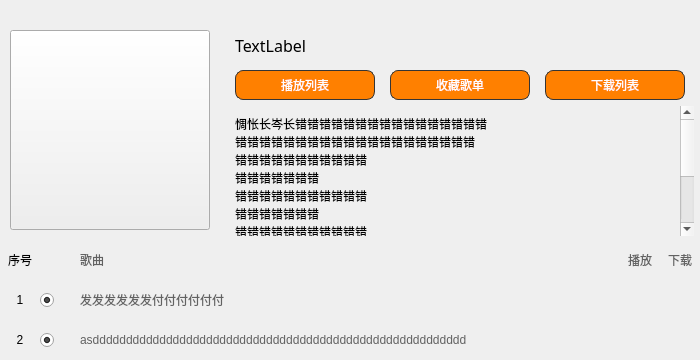
<?xml version="1.0" encoding="UTF-8"?>
<ui version="4.0">
 <class>song_list</class>
 <widget class="QWidget" name="song_list">
  <property name="geometry">
   <rect>
    <x>0</x>
    <y>0</y>
    <width>700</width>
    <height>360</height>
   </rect>
  </property>
  <property name="minimumSize">
   <size>
    <width>700</width>
    <height>0</height>
   </size>
  </property>
  <property name="maximumSize">
   <size>
    <width>700</width>
    <height>16777215</height>
   </size>
  </property>
  <property name="windowTitle">
   <string>Form</string>
  </property>
  <property name="styleSheet">
   <string notr="true">

QFrame{
	border:none;
}
QPushButton:hover{  
	padding-bottom:2px; 
}

</string>
  </property>
  <layout class="QVBoxLayout" name="verticalLayout_song_list">
   <property name="spacing">
    <number>0</number>
   </property>
   <property name="leftMargin">
    <number>0</number>
   </property>
   <property name="topMargin">
    <number>20</number>
   </property>
   <property name="rightMargin">
    <number>0</number>
   </property>
   <property name="bottomMargin">
    <number>0</number>
   </property>
   <item>
    <widget class="QFrame" name="song_list_top">
     <property name="maximumSize">
      <size>
       <width>16777215</width>
       <height>220</height>
      </size>
     </property>
     <property name="frameShape">
      <enum>QFrame::StyledPanel</enum>
     </property>
     <property name="frameShadow">
      <enum>QFrame::Raised</enum>
     </property>
     <layout class="QHBoxLayout" name="horizontalLayout_song_list_bottom">
      <property name="spacing">
       <number>0</number>
      </property>
      <property name="leftMargin">
       <number>0</number>
      </property>
      <property name="topMargin">
       <number>0</number>
      </property>
      <property name="rightMargin">
       <number>0</number>
      </property>
      <property name="bottomMargin">
       <number>0</number>
      </property>
      <item>
       <widget class="QFrame" name="frame_song_list_top_logo">
        <property name="minimumSize">
         <size>
          <width>220</width>
          <height>220</height>
         </size>
        </property>
        <property name="maximumSize">
         <size>
          <width>220</width>
          <height>220</height>
         </size>
        </property>
        <property name="frameShape">
         <enum>QFrame::StyledPanel</enum>
        </property>
        <property name="frameShadow">
         <enum>QFrame::Raised</enum>
        </property>
        <layout class="QVBoxLayout" name="verticalLayout_3">
         <item alignment="Qt::AlignHCenter|Qt::AlignVCenter">
          <widget class="QPushButton" name="pushButton_song_list_top_logo">
           <property name="minimumSize">
            <size>
             <width>200</width>
             <height>200</height>
            </size>
           </property>
           <property name="maximumSize">
            <size>
             <width>200</width>
             <height>200</height>
            </size>
           </property>
           <property name="styleSheet">
            <string notr="true">border-image: url(:/image/image/2.png);</string>
           </property>
           <property name="text">
            <string/>
           </property>
          </widget>
         </item>
        </layout>
       </widget>
      </item>
      <item>
       <widget class="QFrame" name="frame_list_top_right">
        <property name="styleSheet">
         <string notr="true">QPushButton{
border:none;
	border-radius:8px;
	background-color: rgb(227, 227, 227);
	color: rgb(255, 255, 255);
	background-color: rgb(255, 128, 0);
	
}
</string>
        </property>
        <property name="frameShape">
         <enum>QFrame::StyledPanel</enum>
        </property>
        <property name="frameShadow">
         <enum>QFrame::Raised</enum>
        </property>
        <layout class="QVBoxLayout" name="verticalLayout_2">
         <property name="spacing">
          <number>0</number>
         </property>
         <property name="leftMargin">
          <number>0</number>
         </property>
         <property name="topMargin">
          <number>0</number>
         </property>
         <property name="rightMargin">
          <number>0</number>
         </property>
         <property name="bottomMargin">
          <number>0</number>
         </property>
         <item>
          <widget class="QFrame" name="frame_list_top_right_title">
           <property name="minimumSize">
            <size>
             <width>0</width>
             <height>50</height>
            </size>
           </property>
           <property name="maximumSize">
            <size>
             <width>16777215</width>
             <height>50</height>
            </size>
           </property>
           <property name="frameShape">
            <enum>QFrame::StyledPanel</enum>
           </property>
           <property name="frameShadow">
            <enum>QFrame::Raised</enum>
           </property>
           <layout class="QHBoxLayout" name="horizontalLayout_3">
            <property name="spacing">
             <number>0</number>
            </property>
            <property name="leftMargin">
             <number>15</number>
            </property>
            <property name="topMargin">
             <number>0</number>
            </property>
            <property name="rightMargin">
             <number>0</number>
            </property>
            <property name="bottomMargin">
             <number>0</number>
            </property>
            <item>
             <widget class="QLabel" name="label_song_list_top_title">
              <property name="maximumSize">
               <size>
                <width>16777215</width>
                <height>16777215</height>
               </size>
              </property>
              <property name="font">
               <font>
                <family>本墨字语</family>
                <pointsize>12</pointsize>
               </font>
              </property>
              <property name="text">
               <string>TextLabel</string>
              </property>
             </widget>
            </item>
           </layout>
          </widget>
         </item>
         <item>
          <widget class="QFrame" name="frame_list_top_right_mid">
           <property name="minimumSize">
            <size>
             <width>0</width>
             <height>0</height>
            </size>
           </property>
           <property name="maximumSize">
            <size>
             <width>16777215</width>
             <height>50</height>
            </size>
           </property>
           <property name="styleSheet">
            <string notr="true">QPushButton{
	
	color: rgb(255, 255, 255);
	font: 10pt &quot;本墨字语&quot;;
}
QPushButton:hover{  
	
	color: rgb(213, 8, 8);
	padding-bottom:3px; 
}
QPushButton:focus {
      color: rgb(255, 255, 255);
      outline: 0px;
    }
QPushButton:pressed{
	background-color: rgb(200, 200, 200);
	color: rgb(255, 149, 0);
}
</string>
           </property>
           <property name="frameShape">
            <enum>QFrame::StyledPanel</enum>
           </property>
           <property name="frameShadow">
            <enum>QFrame::Raised</enum>
           </property>
           <layout class="QHBoxLayout" name="horizontalLayout_4">
            <property name="spacing">
             <number>0</number>
            </property>
            <property name="leftMargin">
             <number>0</number>
            </property>
            <property name="topMargin">
             <number>0</number>
            </property>
            <property name="rightMargin">
             <number>0</number>
            </property>
            <property name="bottomMargin">
             <number>0</number>
            </property>
            <item>
             <widget class="QPushButton" name="pushButton_song_list_top_play">
              <property name="minimumSize">
               <size>
                <width>0</width>
                <height>30</height>
               </size>
              </property>
              <property name="maximumSize">
               <size>
                <width>140</width>
                <height>30</height>
               </size>
              </property>
              <property name="styleSheet">
               <string notr="true">border: 1px solid  rgb(53, 53, 53);  </string>
              </property>
              <property name="text">
               <string>播放列表</string>
              </property>
              <property name="icon">
               <iconset resource="../../pic/icon.qrc">
                <normaloff>:/icon/icon/play.png</normaloff>:/icon/icon/play.png</iconset>
              </property>
              <property name="iconSize">
               <size>
                <width>12</width>
                <height>12</height>
               </size>
              </property>
             </widget>
            </item>
            <item>
             <widget class="QPushButton" name="pushButton_song_list_top_collect">
              <property name="minimumSize">
               <size>
                <width>0</width>
                <height>30</height>
               </size>
              </property>
              <property name="maximumSize">
               <size>
                <width>140</width>
                <height>30</height>
               </size>
              </property>
              <property name="styleSheet">
               <string notr="true">border: 1px solid  rgb(53, 53, 53);  </string>
              </property>
              <property name="text">
               <string>收藏歌单</string>
              </property>
              <property name="icon">
               <iconset resource="../../pic/icon.qrc">
                <normaloff>:/icon/icon/add_1.png</normaloff>:/icon/icon/add_1.png</iconset>
              </property>
              <property name="iconSize">
               <size>
                <width>20</width>
                <height>20</height>
               </size>
              </property>
             </widget>
            </item>
            <item>
             <widget class="QPushButton" name="pushButton_song_list_top_load">
              <property name="minimumSize">
               <size>
                <width>0</width>
                <height>30</height>
               </size>
              </property>
              <property name="maximumSize">
               <size>
                <width>140</width>
                <height>30</height>
               </size>
              </property>
              <property name="styleSheet">
               <string notr="true">border: 1px solid  rgb(53, 53, 53);  </string>
              </property>
              <property name="text">
               <string>下载列表</string>
              </property>
              <property name="icon">
               <iconset resource="../../pic/icon.qrc">
                <normaloff>:/icon/icon/download.png</normaloff>:/icon/icon/download.png</iconset>
              </property>
             </widget>
            </item>
           </layout>
          </widget>
         </item>
         <item>
          <widget class="QFrame" name="frame_list_top_right_bottom">
           <property name="styleSheet">
            <string notr="true">font: 8pt &quot;本墨字语&quot;;</string>
           </property>
           <property name="frameShape">
            <enum>QFrame::StyledPanel</enum>
           </property>
           <property name="frameShadow">
            <enum>QFrame::Raised</enum>
           </property>
           <layout class="QHBoxLayout" name="horizontalLayout_2">
            <property name="spacing">
             <number>4</number>
            </property>
            <property name="leftMargin">
             <number>6</number>
            </property>
            <property name="topMargin">
             <number>6</number>
            </property>
            <property name="rightMargin">
             <number>6</number>
            </property>
            <property name="bottomMargin">
             <number>4</number>
            </property>
            <item>
             <widget class="QFrame" name="frame_song_list_top_inf">
              <property name="frameShape">
               <enum>QFrame::StyledPanel</enum>
              </property>
              <property name="frameShadow">
               <enum>QFrame::Raised</enum>
              </property>
              <layout class="QVBoxLayout" name="verticalLayout">
               <property name="spacing">
                <number>0</number>
               </property>
               <property name="leftMargin">
                <number>0</number>
               </property>
               <property name="topMargin">
                <number>0</number>
               </property>
               <property name="rightMargin">
                <number>0</number>
               </property>
               <property name="bottomMargin">
                <number>0</number>
               </property>
               <item>
                <widget class="QScrollArea" name="scrollArea">
                 <property name="widgetResizable">
                  <bool>true</bool>
                 </property>
                 <widget class="QWidget" name="scrollAreaWidgetContents">
                  <property name="geometry">
                   <rect>
                    <x>0</x>
                    <y>0</y>
                    <width>451</width>
                    <height>174</height>
                   </rect>
                  </property>
                  <layout class="QVBoxLayout" name="verticalLayout_4">
                   <item>
                    <widget class="QLabel" name="label_song_list_top_inf">
                     <property name="text">
                      <string>惆怅长岑长错错错错错错错错错错错错错错错错
错错错错错错错错错错错错错错错错错错错错
错错错错错错错错错错错
错错错错错错错
错错错错错错错错错错错
错错错错错错错
错错错错错错错错错错错
错错错错错错错
错错错错错错错错错错错
错错错错错错
错错错错错错错错错错错
错错错错错错</string>
                     </property>
                     <property name="alignment">
                      <set>Qt::AlignLeading|Qt::AlignLeft|Qt::AlignTop</set>
                     </property>
                    </widget>
                   </item>
                  </layout>
                 </widget>
                </widget>
               </item>
              </layout>
             </widget>
            </item>
           </layout>
          </widget>
         </item>
        </layout>
       </widget>
      </item>
     </layout>
    </widget>
   </item>
   <item>
    <widget class="QFrame" name="song_list_bottom">
     <property name="styleSheet">
      <string notr="true">QPushButton{
	border:none;
	color:rgb(98, 98, 98);
	text-align :center;
	font: 9pt &quot;本墨字语&quot;;
}
QPushButton:hover{  
	padding-bottom:4px; 
}
QPushButton:focus {
      color: rgb(255, 192, 2);;
      outline: 0px;
    }
QLabel{
	font: 9pt &quot;本墨字语&quot;;
}</string>
     </property>
     <property name="frameShape">
      <enum>QFrame::StyledPanel</enum>
     </property>
     <property name="frameShadow">
      <enum>QFrame::Raised</enum>
     </property>
     <layout class="QVBoxLayout" name="verticalLayout_song_list_bottom">
      <property name="spacing">
       <number>0</number>
      </property>
      <property name="leftMargin">
       <number>0</number>
      </property>
      <property name="topMargin">
       <number>0</number>
      </property>
      <property name="rightMargin">
       <number>0</number>
      </property>
      <property name="bottomMargin">
       <number>0</number>
      </property>
      <item>
       <widget class="QFrame" name="frame_song_list_list_bottom_lable">
        <property name="minimumSize">
         <size>
          <width>0</width>
          <height>40</height>
         </size>
        </property>
        <property name="maximumSize">
         <size>
          <width>16777215</width>
          <height>40</height>
         </size>
        </property>
        <property name="styleSheet">
         <string notr="true"/>
        </property>
        <property name="frameShape">
         <enum>QFrame::StyledPanel</enum>
        </property>
        <property name="frameShadow">
         <enum>QFrame::Raised</enum>
        </property>
        <layout class="QHBoxLayout" name="horizontalLayout_frame_song_list_list_bottom_lable">
         <property name="spacing">
          <number>0</number>
         </property>
         <property name="leftMargin">
          <number>0</number>
         </property>
         <property name="topMargin">
          <number>0</number>
         </property>
         <property name="rightMargin">
          <number>0</number>
         </property>
         <property name="bottomMargin">
          <number>0</number>
         </property>
         <item>
          <widget class="QLabel" name="label_song_list_list_top_no">
           <property name="minimumSize">
            <size>
             <width>40</width>
             <height>40</height>
            </size>
           </property>
           <property name="maximumSize">
            <size>
             <width>40</width>
             <height>40</height>
            </size>
           </property>
           <property name="styleSheet">
            <string notr="true"/>
           </property>
           <property name="text">
            <string>序号</string>
           </property>
           <property name="alignment">
            <set>Qt::AlignCenter</set>
           </property>
          </widget>
         </item>
         <item>
          <widget class="QPushButton" name="pushButton_song_list_list_top_choice">
           <property name="minimumSize">
            <size>
             <width>40</width>
             <height>40</height>
            </size>
           </property>
           <property name="maximumSize">
            <size>
             <width>40</width>
             <height>40</height>
            </size>
           </property>
           <property name="text">
            <string/>
           </property>
          </widget>
         </item>
         <item>
          <widget class="QPushButton" name="pushButton_song_list_list_top_name">
           <property name="minimumSize">
            <size>
             <width>540</width>
             <height>40</height>
            </size>
           </property>
           <property name="maximumSize">
            <size>
             <width>540</width>
             <height>40</height>
            </size>
           </property>
           <property name="styleSheet">
            <string notr="true">text-align :left;</string>
           </property>
           <property name="text">
            <string>歌曲</string>
           </property>
          </widget>
         </item>
         <item>
          <widget class="QPushButton" name="pushButton_song_list_list_top_play">
           <property name="minimumSize">
            <size>
             <width>40</width>
             <height>40</height>
            </size>
           </property>
           <property name="maximumSize">
            <size>
             <width>40</width>
             <height>40</height>
            </size>
           </property>
           <property name="text">
            <string>播放</string>
           </property>
          </widget>
         </item>
         <item>
          <widget class="QPushButton" name="pushButton_song_list_list_top_download">
           <property name="minimumSize">
            <size>
             <width>40</width>
             <height>40</height>
            </size>
           </property>
           <property name="maximumSize">
            <size>
             <width>40</width>
             <height>40</height>
            </size>
           </property>
           <property name="text">
            <string>下载</string>
           </property>
          </widget>
         </item>
        </layout>
       </widget>
      </item>
      <item>
       <widget class="QFrame" name="frame_song_list_bottom_inf">
        <property name="minimumSize">
         <size>
          <width>0</width>
          <height>40</height>
         </size>
        </property>
        <property name="maximumSize">
         <size>
          <width>16777215</width>
          <height>40</height>
         </size>
        </property>
        <property name="styleSheet">
         <string notr="true">QPushButton:hover{  
	
	background-color: rgb(222, 222, 222);
}</string>
        </property>
        <property name="frameShape">
         <enum>QFrame::StyledPanel</enum>
        </property>
        <property name="frameShadow">
         <enum>QFrame::Raised</enum>
        </property>
        <layout class="QHBoxLayout" name="horizontalLayout_frame_song_list_bottom_inf">
         <property name="spacing">
          <number>0</number>
         </property>
         <property name="leftMargin">
          <number>0</number>
         </property>
         <property name="topMargin">
          <number>0</number>
         </property>
         <property name="rightMargin">
          <number>0</number>
         </property>
         <property name="bottomMargin">
          <number>0</number>
         </property>
         <item>
          <widget class="QLabel" name="label_song_list_bottom_no">
           <property name="minimumSize">
            <size>
             <width>40</width>
             <height>40</height>
            </size>
           </property>
           <property name="maximumSize">
            <size>
             <width>40</width>
             <height>40</height>
            </size>
           </property>
           <property name="styleSheet">
            <string notr="true"/>
           </property>
           <property name="text">
            <string>1</string>
           </property>
           <property name="alignment">
            <set>Qt::AlignCenter</set>
           </property>
          </widget>
         </item>
         <item>
          <widget class="QRadioButton" name="radioButton_song_list_bottom_choice">
           <property name="minimumSize">
            <size>
             <width>40</width>
             <height>40</height>
            </size>
           </property>
           <property name="maximumSize">
            <size>
             <width>40</width>
             <height>40</height>
            </size>
           </property>
           <property name="text">
            <string/>
           </property>
           <property name="checked">
            <bool>true</bool>
           </property>
          </widget>
         </item>
         <item>
          <widget class="QPushButton" name="pushButton_song_list_bottom_name">
           <property name="minimumSize">
            <size>
             <width>540</width>
             <height>40</height>
            </size>
           </property>
           <property name="maximumSize">
            <size>
             <width>540</width>
             <height>40</height>
            </size>
           </property>
           <property name="styleSheet">
            <string notr="true">text-align :left;</string>
           </property>
           <property name="text">
            <string>发发发发发发付付付付付付</string>
           </property>
          </widget>
         </item>
         <item>
          <widget class="QPushButton" name="pushButton_song_list_bottom_play">
           <property name="minimumSize">
            <size>
             <width>40</width>
             <height>40</height>
            </size>
           </property>
           <property name="maximumSize">
            <size>
             <width>40</width>
             <height>40</height>
            </size>
           </property>
           <property name="text">
            <string/>
           </property>
           <property name="icon">
            <iconset resource="../../pic/icon.qrc">
             <normaloff>:/icon/icon/play.png</normaloff>:/icon/icon/play.png</iconset>
           </property>
           <property name="iconSize">
            <size>
             <width>13</width>
             <height>13</height>
            </size>
           </property>
          </widget>
         </item>
         <item>
          <widget class="QPushButton" name="pushButton_song_list_bottom_download">
           <property name="minimumSize">
            <size>
             <width>40</width>
             <height>40</height>
            </size>
           </property>
           <property name="maximumSize">
            <size>
             <width>40</width>
             <height>40</height>
            </size>
           </property>
           <property name="text">
            <string/>
           </property>
           <property name="icon">
            <iconset resource="../../pic/icon.qrc">
             <normaloff>:/icon/icon/download.png</normaloff>:/icon/icon/download.png</iconset>
           </property>
           <property name="iconSize">
            <size>
             <width>18</width>
             <height>18</height>
            </size>
           </property>
          </widget>
         </item>
        </layout>
       </widget>
      </item>
      <item>
       <widget class="QFrame" name="frame_song_list_bottom_inf_2">
        <property name="minimumSize">
         <size>
          <width>0</width>
          <height>40</height>
         </size>
        </property>
        <property name="maximumSize">
         <size>
          <width>16777215</width>
          <height>40</height>
         </size>
        </property>
        <property name="styleSheet">
         <string notr="true">QPushButton:hover{  
	
	background-color: rgb(222, 222, 222);
}</string>
        </property>
        <property name="frameShape">
         <enum>QFrame::StyledPanel</enum>
        </property>
        <property name="frameShadow">
         <enum>QFrame::Raised</enum>
        </property>
        <layout class="QHBoxLayout" name="horizontalLayout_frame_song_list_bottom_inf_2">
         <property name="spacing">
          <number>0</number>
         </property>
         <property name="leftMargin">
          <number>0</number>
         </property>
         <property name="topMargin">
          <number>0</number>
         </property>
         <property name="rightMargin">
          <number>0</number>
         </property>
         <property name="bottomMargin">
          <number>0</number>
         </property>
         <item>
          <widget class="QLabel" name="label_song_list_bottom_no_2">
           <property name="minimumSize">
            <size>
             <width>40</width>
             <height>40</height>
            </size>
           </property>
           <property name="maximumSize">
            <size>
             <width>40</width>
             <height>40</height>
            </size>
           </property>
           <property name="styleSheet">
            <string notr="true"/>
           </property>
           <property name="text">
            <string>2</string>
           </property>
           <property name="alignment">
            <set>Qt::AlignCenter</set>
           </property>
          </widget>
         </item>
         <item>
          <widget class="QRadioButton" name="radioButton_song_list_bottom_choice_2">
           <property name="minimumSize">
            <size>
             <width>40</width>
             <height>40</height>
            </size>
           </property>
           <property name="maximumSize">
            <size>
             <width>40</width>
             <height>40</height>
            </size>
           </property>
           <property name="text">
            <string/>
           </property>
           <property name="checked">
            <bool>true</bool>
           </property>
          </widget>
         </item>
         <item>
          <widget class="QPushButton" name="pushButton_song_list_bottom_name_2">
           <property name="minimumSize">
            <size>
             <width>540</width>
             <height>40</height>
            </size>
           </property>
           <property name="maximumSize">
            <size>
             <width>540</width>
             <height>40</height>
            </size>
           </property>
           <property name="styleSheet">
            <string notr="true">text-align :left;</string>
           </property>
           <property name="text">
            <string>asdddddddddddddddddddddddddddddddddddddddddddddddddddddddd</string>
           </property>
          </widget>
         </item>
         <item>
          <widget class="QPushButton" name="pushButton_song_list_bottom_play_2">
           <property name="minimumSize">
            <size>
             <width>40</width>
             <height>40</height>
            </size>
           </property>
           <property name="maximumSize">
            <size>
             <width>40</width>
             <height>40</height>
            </size>
           </property>
           <property name="text">
            <string/>
           </property>
           <property name="icon">
            <iconset resource="../../pic/icon.qrc">
             <normaloff>:/icon/icon/play.png</normaloff>:/icon/icon/play.png</iconset>
           </property>
           <property name="iconSize">
            <size>
             <width>13</width>
             <height>13</height>
            </size>
           </property>
          </widget>
         </item>
         <item>
          <widget class="QPushButton" name="pushButton_song_list_bottom_download_2">
           <property name="minimumSize">
            <size>
             <width>40</width>
             <height>40</height>
            </size>
           </property>
           <property name="maximumSize">
            <size>
             <width>40</width>
             <height>40</height>
            </size>
           </property>
           <property name="text">
            <string/>
           </property>
           <property name="icon">
            <iconset resource="../../pic/icon.qrc">
             <normaloff>:/icon/icon/download.png</normaloff>:/icon/icon/download.png</iconset>
           </property>
           <property name="iconSize">
            <size>
             <width>18</width>
             <height>18</height>
            </size>
           </property>
          </widget>
         </item>
        </layout>
       </widget>
      </item>
      <item>
       <spacer name="verticalSpacer_song_list_bottom_inf">
        <property name="orientation">
         <enum>Qt::Vertical</enum>
        </property>
        <property name="sizeHint" stdset="0">
         <size>
          <width>20</width>
          <height>0</height>
         </size>
        </property>
       </spacer>
      </item>
     </layout>
    </widget>
   </item>
  </layout>
 </widget>
 <resources>
  <include location="../../pic/icon.qrc"/>
 </resources>
 <connections>
  <connection>
   <sender>pushButton_song_list_bottom_name</sender>
   <signal>clicked()</signal>
   <receiver>radioButton_song_list_bottom_choice</receiver>
   <slot>click()</slot>
   <hints>
    <hint type="sourcelabel">
     <x>152</x>
     <y>297</y>
    </hint>
    <hint type="destinationlabel">
     <x>53</x>
     <y>297</y>
    </hint>
   </hints>
  </connection>
  <connection>
   <sender>pushButton_song_list_bottom_name_2</sender>
   <signal>clicked()</signal>
   <receiver>radioButton_song_list_bottom_choice_2</receiver>
   <slot>click()</slot>
   <hints>
    <hint type="sourcelabel">
     <x>129</x>
     <y>338</y>
    </hint>
    <hint type="destinationlabel">
     <x>48</x>
     <y>339</y>
    </hint>
   </hints>
  </connection>
 </connections>
</ui>
